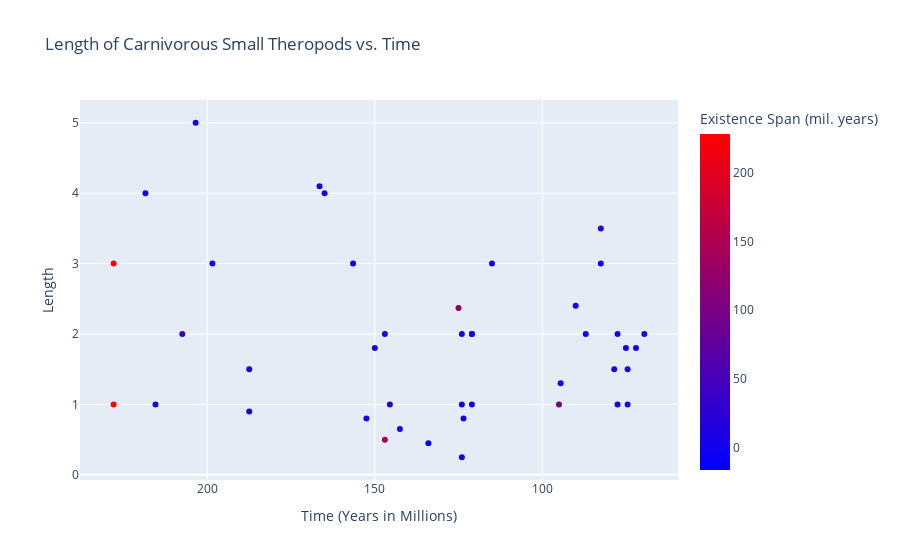

Notebook cell for this chart:
### Code cell
# creating the scatter plot
c_s_th_fig = px.scatter(carn_s_theropod_df, x="average_existence_year", y="length", color="existance span (mil. years)",
                 title="Length of Carnivorous Small Theropods vs. Time", color_continuous_scale='Bluered')

# updating axes
c_s_th_fig.update_xaxes(title_text="Time (Years in Millions)", autorange="reversed")
c_s_th_fig.update_yaxes(title_text="Length")
c_s_th_fig.update_coloraxes(colorbar_title="Existence Span (mil. years)")

c_s_th_fig.show()

### Figure 1 — Plotly figure (JSON) as saved in the notebook; plotly's stock layout.template omitted (floating-point values rounded to 4 significant figures)
{"data": [{"hovertemplate": "average_existence_year=%{x}<br>length=%{y}<br>existance span (mil. years)=%{marker.color}<extra></extra>", "legendgroup": "", "marker": {"color": [4, 147, 25, 13, 19, 9, 17, 35, 10, 5, 5, 6, 10, 2, 228, 10, 5, 228, 3, 3, 13, 3, 19, 27, 6, 6, 15, 5, 11, 2, 7, 5, 15, -16, 125, 2, 2, 6, 9, 8, 95, 4], "coloraxis": "coloraxis", "symbol": "circle"}, "mode": "markers", "name": "", "orientation": "v", "showlegend": false, "type": "scatter", "x": [87, 147, 82.5, 77.5, 74.5, 94.5, 218.5, 207.5, 150, 142.5, 78.5, 124, 115, 75, 228, 165, 156.5, 228, 152.5, 203.5, 77.5, 123.5, 74.5, 145.5, 147, 124, 187.5, 166.5, 215.5, 121, 198.5, 82.5, 187.5, 134, 125, 121, 121, 124, 69.5, 90, 95, 72], "xaxis": "x", "y": [2, 0.5, 3.5, 1, 1.5, 1.3, 4, 2, 1.8, 0.65, 1.5, 0.25, 3, 1.8, 1, 4, 3, 3, 0.8, 5, 2, 0.8, 1, 1, 2, 2, 0.9, 4.1, 1, 2, 3, 3, 1.5, 0.45, 2.37, 2, 1, 1, 2, 2.4, 1, 1.8], "yaxis": "y"}], "layout": {"coloraxis": {"colorbar": {"title": {"text": "Existence Span (mil. years)"}}, "colorscale": [[0, "rgb(0,0,255)"], [1, "rgb(255,0,0)"]]}, "legend": {"tracegroupgap": 0}, "title": {"text": "Length of Carnivorous Small Theropods vs. Time"}, "xaxis": {"anchor": "y", "autorange": "reversed", "domain": [0, 1], "title": {"text": "Time (Years in Millions)"}}, "yaxis": {"anchor": "x", "domain": [0, 1], "title": {"text": "Length"}}}}
